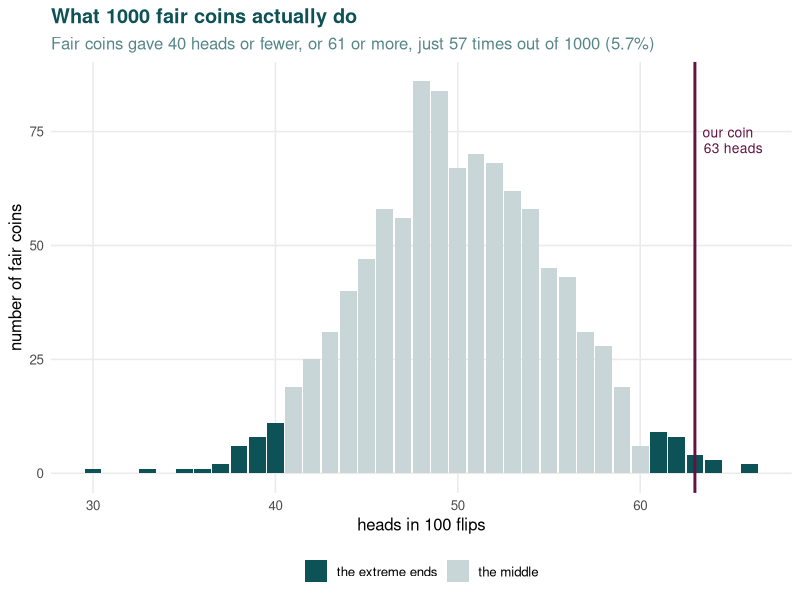
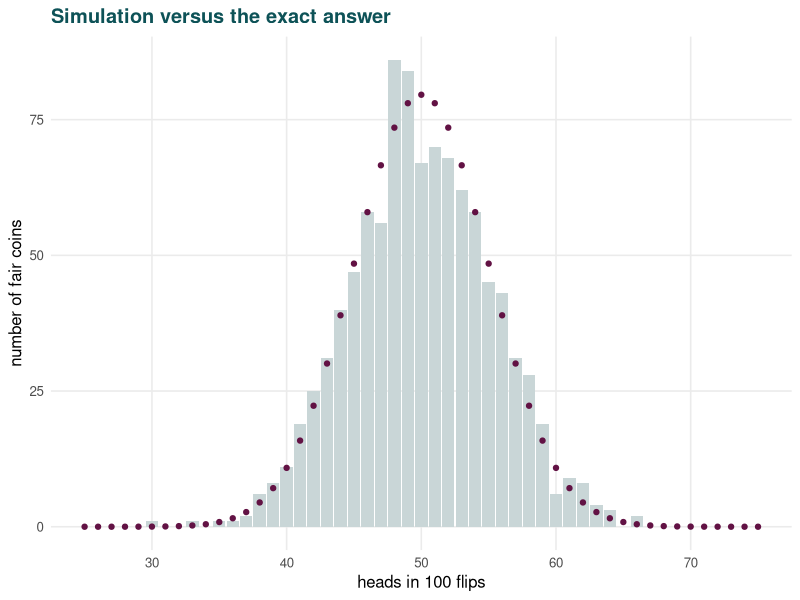
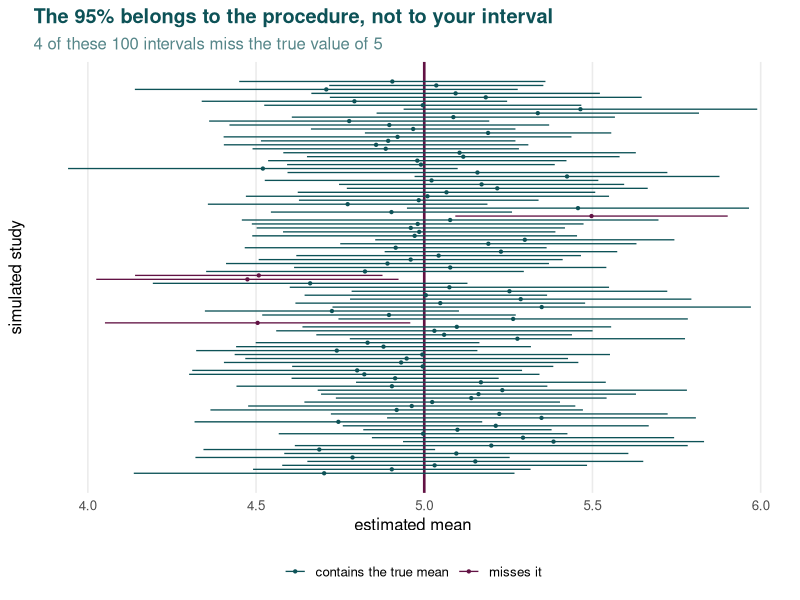
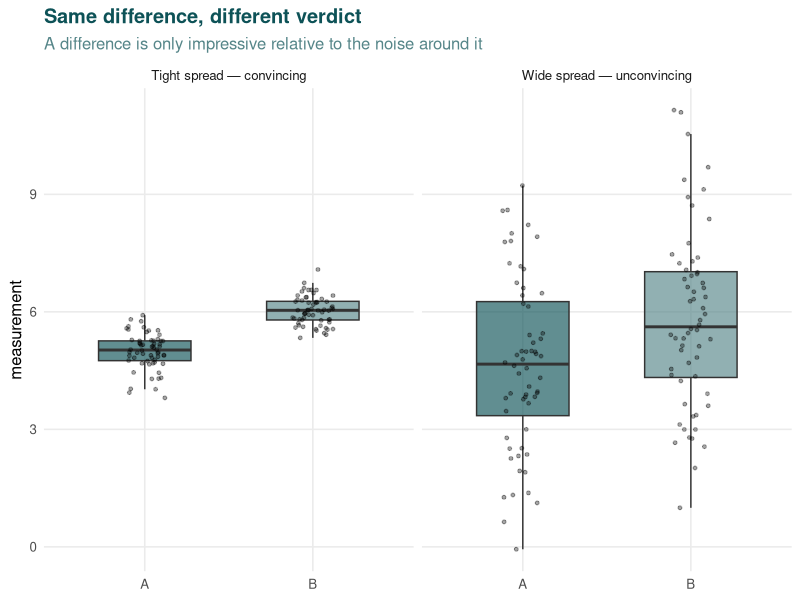
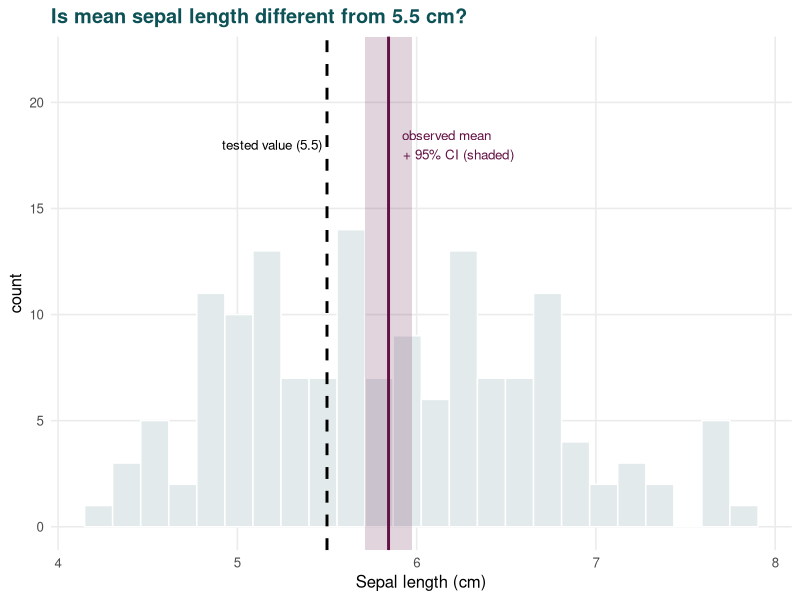
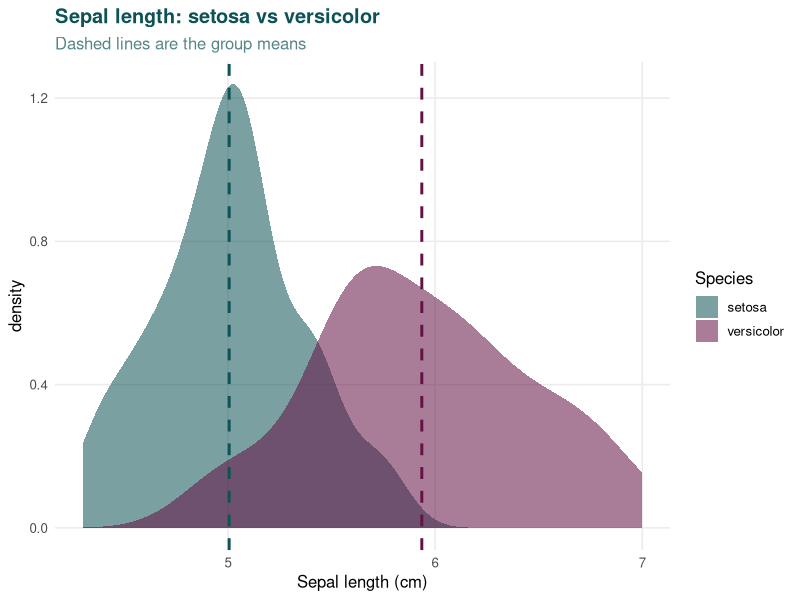
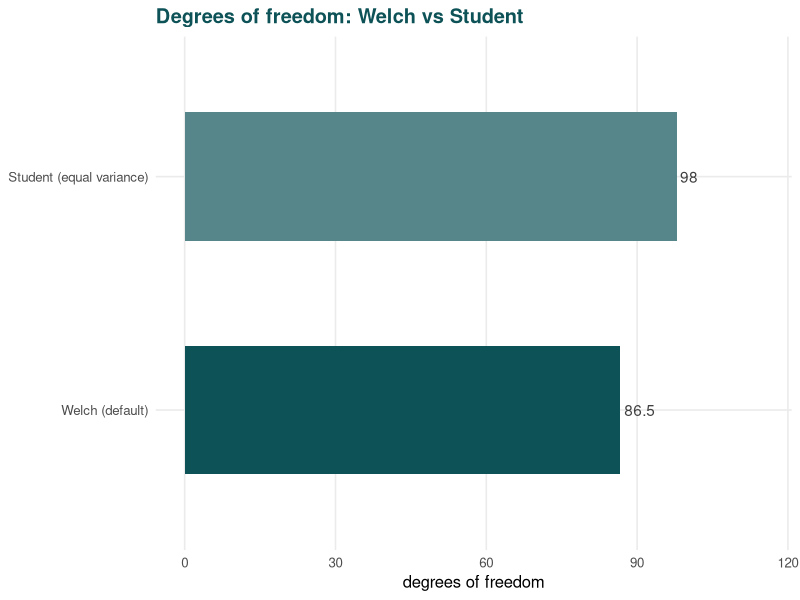
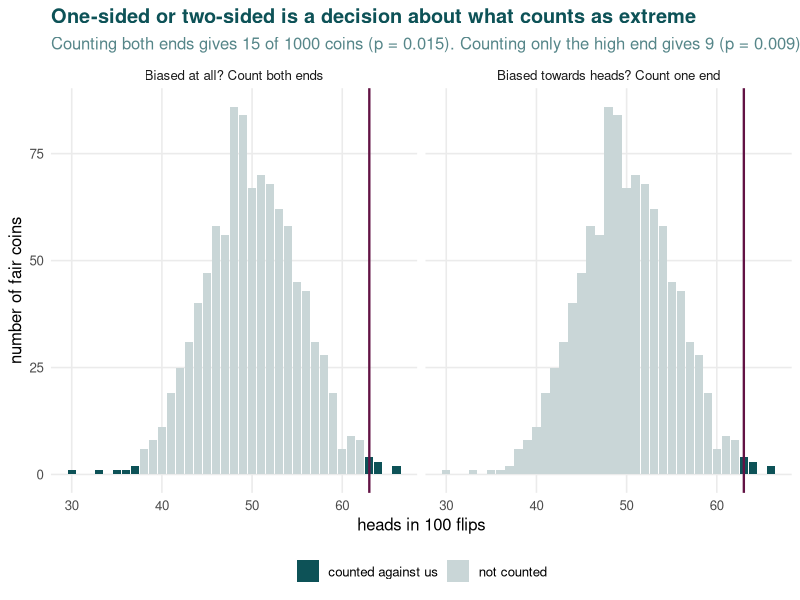

Source code (R) for these figures, in order:
## ---- chunk 1
#| label: setup
#| include: false
library(ggplot2)
library(dplyr)
library(tidyr)
library(broom)
library(knitr)

knitr::opts_chunk$set(echo = knitr::is_html_output())

theme_set(
  theme_minimal(base_size = 12) +
    theme(
      plot.title    = element_text(face = "bold", colour = "#0D5257"),
      plot.subtitle = element_text(colour = "#568689"),
      panel.grid.minor = element_blank()
    )
)

teal   <- "#0D5257"
mid    <- "#568689"
pale   <- "#E2EAEB"
accent <- "#621244"
trio   <- c("#0D5257", "#568689", "#621244")

# The clean, built-in copy - identical to the course data once the `Setosi`
# typo has been corrected
iris <- datasets::iris

# --- small helpers so the tables below read consistently -------------------

fmt_p <- function(p) {
  ifelse(p < 0.001, "< 0.001", sprintf("%.3f", p))
}

# Pull the useful parts out of any t-test into one tidy row
t_row <- function(tt, label) {
  est <- if (length(tt$estimate) == 2) {
    unname(tt$estimate[1] - tt$estimate[2])
  } else {
    unname(tt$estimate)
  }
  data.frame(
    Comparison        = label,
    Estimate          = round(est, 3),
    `Lower 95%`       = round(tt$conf.int[1], 3),
    `Upper 95%`       = round(tt$conf.int[2], 3),
    `t`               = round(unname(tt$statistic), 2),
    `df`              = round(unname(tt$parameter), 1),
    `p-value`         = fmt_p(tt$p.value),
    check.names = FALSE,
    row.names = NULL
  )
}
## ---- chunk 2
#| label: fig-pvalue
#| fig-height: 3.9
#| fig-cap: "One thousand coins we know to be fair, each flipped 100 times. Every bar counts how many of those coins gave that many heads. The shaded bars at each end are the most extreme 5% of fair-coin results."
set.seed(4)

n_coins  <- 1000   # fair coins to test
n_flips  <- 100    # flips each
observed <- 63     # heads from the suspect coin

# Flip 1000 coins we KNOW are fair, 100 times each, and count the heads.
# sample() picks a 0 or a 1 for each flip; summing them counts the heads.
fair_heads <- replicate(n_coins, sum(sample(c(0, 1), n_flips, replace = TRUE)))

# The 25 highest and 25 lowest results mark off the most extreme 5%
sorted_heads <- sort(fair_heads)
lo_cut <- sorted_heads[25]
hi_cut <- sorted_heads[n_coins - 24]
n_shaded <- sum(fair_heads <= lo_cut | fair_heads >= hi_cut)

# How often did a fair coin land at least as far from 50 as ours did?
p_emp <- mean(abs(fair_heads - 50) >= abs(observed - 50))

bars <- as.data.frame(table(heads = fair_heads), stringsAsFactors = FALSE)
bars$heads <- as.numeric(bars$heads)
bars$region <- ifelse(bars$heads <= lo_cut | bars$heads >= hi_cut,
                      "the extreme ends", "the middle")

ggplot(bars, aes(x = heads, y = Freq, fill = region)) +
  geom_col(width = 0.92) +
  geom_vline(xintercept = observed, colour = accent, linewidth = 1) +
  annotate("text", x = observed, y = max(bars$Freq) * 0.85,
           label = paste0("our coin\n", observed, " heads"),
           colour = accent, size = 3.5, hjust = -0.15, lineheight = 0.95) +
  scale_fill_manual(values = c("the extreme ends" = teal,
                               "the middle" = "#c9d6d7")) +
  labs(
    title = "What 1000 fair coins actually do",
    subtitle = sprintf(
      "Fair coins gave %d heads or fewer, or %d or more, just %d times out of 1000 (%.1f%%)",
      lo_cut, hi_cut, n_shaded, 100 * n_shaded / n_coins),
    x = "heads in 100 flips", y = "number of fair coins", fill = NULL
  ) +
  theme(legend.position = "bottom")
## ---- chunk 3
#| label: fig-binomial
#| fig-height: 3.4
#| fig-cap: "The bars are our 1000 simulated fair coins. The dots are what the binomial distribution says the answer is exactly. The simulation is a slightly lumpy version of the formula."
exact <- data.frame(heads = 25:75)
exact$expected <- n_coins * dbinom(exact$heads, size = n_flips, prob = 0.5)

ggplot(bars, aes(x = heads, y = Freq)) +
  geom_col(fill = "#c9d6d7", width = 0.92) +
  geom_point(data = exact, aes(x = heads, y = expected),
             colour = accent, size = 1.5) +
  labs(title = "Simulation versus the exact answer",
       x = "heads in 100 flips", y = "number of fair coins")
## ---- chunk 4
#| label: fig-coverage
#| fig-height: 6
#| fig-cap: "100 samples drawn from a population whose mean really is 5. Each horizontal line is one study's 95% confidence interval."
set.seed(2024)
n_sim <- 100
n_obs <- 20
mu    <- 5

sims <- do.call(rbind, lapply(seq_len(n_sim), function(i) {
  s  <- rnorm(n_obs, mean = mu, sd = 1)
  ci <- t.test(s)$conf.int
  data.frame(i = i, lo = ci[1], hi = ci[2], est = mean(s))
}))
sims$covers <- sims$lo <= mu & sims$hi >= mu

ggplot(sims, aes(y = i)) +
  geom_vline(xintercept = mu, colour = accent, linewidth = 0.9) +
  geom_linerange(aes(xmin = lo, xmax = hi, colour = covers), linewidth = 0.45) +
  geom_point(aes(x = est, colour = covers), size = 0.8) +
  scale_colour_manual(
    values = c("TRUE" = teal, "FALSE" = accent),
    labels = c("TRUE" = "contains the true mean", "FALSE" = "misses it"),
    breaks = c("TRUE", "FALSE")
  ) +
  labs(title = "The 95% belongs to the procedure, not to your interval",
       subtitle = sprintf("%d of these %d intervals miss the true value of %g",
                          sum(!sims$covers), n_sim, mu),
       x = "estimated mean", y = "simulated study", colour = NULL) +
  theme(legend.position = "bottom",
        axis.text.y = element_blank(),
        panel.grid.major.y = element_blank())
## ---- chunk 5
#| label: fig-signal-noise
#| fig-cap: "The same difference in means can be convincing or unconvincing depending entirely on the spread. Both panels have true means of 5 and 6./n (Remember that the central line in a box plot shows the *median* not the *mean*."
set.seed(42)
nn <- 60
tight <- data.frame(
  g = rep(c("A", "B"), each = nn),
  v = c(rnorm(nn, 5, 0.4), rnorm(nn, 6, 0.4)),
  panel = "Tight spread — convincing"
)
wide <- data.frame(
  g = rep(c("A", "B"), each = nn),
  v = c(rnorm(nn, 5, 2.5), rnorm(nn, 6, 2.5)),
  panel = "Wide spread — unconvincing"
)

ggplot(rbind(tight, wide), aes(x = g, y = v, fill = g)) +
  geom_boxplot(alpha = 0.65, outlier.shape = NA, width = 0.55) +
  geom_jitter(width = 0.12, alpha = 0.35, size = 1) +
  facet_wrap(~panel) +
  scale_fill_manual(values = c(teal, mid)) +
  labs(title = "Same difference, different verdict",
       subtitle = "A difference is only impressive relative to the noise around it",
       x = NULL, y = "measurement") +
  theme(legend.position = "none")
## ---- chunk 6
#| label: tbl-onesample
#| tbl-cap: "One-sample t-test of mean sepal length against 5.5 cm. The estimate here is the observed mean itself."
tt1 <- t.test(iris$Sepal.Length, mu = 5.5)
kable(t_row(tt1, "Mean sepal length vs 5.5 cm"), align = "lrrrrrr")
## ---- chunk 7
#| label: fig-onesample
#| fig-cap: "The observed mean and its confidence interval, against the value being tested."
ggplot(iris, aes(x = Sepal.Length)) +
  geom_histogram(bins = 24, fill = pale, colour = "white") +
  annotate("rect", xmin = tt1$conf.int[1], xmax = tt1$conf.int[2],
           ymin = -Inf, ymax = Inf, fill = accent, alpha = 0.18) +
  geom_vline(xintercept = 5.5, colour = "black", linewidth = 1, linetype = "dashed") +
  geom_vline(xintercept = mean(iris$Sepal.Length), colour = accent, linewidth = 1) +
  annotate("text", x = 5.5, y = 18, label = "tested value (5.5)",
           colour = "black", hjust = 1.05, size = 3.4) +
  annotate("text", x = mean(iris$Sepal.Length)+0.05, y = 18,
           label = "observed mean\n+ 95% CI (shaded)",
           colour = accent, hjust = -0.05, size = 3.4) +
  labs(title = "Is mean sepal length different from 5.5 cm?",
       x = "Sepal length (cm)", y = "count") + 
  ylim(c(0,22))
## ---- chunk 8
#| label: tbl-twosample
#| tbl-cap: "Two-sample t-test comparing mean sepal length between two species. The estimate is the difference between the group means."
two_species <- iris |>
  filter(Species %in% c("setosa", "versicolor")) |>
  droplevels()

tt2 <- t.test(Sepal.Length ~ Species, data = two_species)
kable(t_row(tt2, "setosa − versicolor"), align = "lrrrrrr")
## ---- chunk 9
#| label: fig-twosample
#| fig-cap: "The distributions barely overlap, which is what a very small p-value looks like."
ggplot(two_species, aes(x = Sepal.Length, fill = Species)) +
  geom_density(alpha = 0.55, colour = NA) +
  geom_vline(data = two_species |>
               group_by(Species) |>
               summarise(m = mean(Sepal.Length), .groups = "drop"),
             aes(xintercept = m, colour = Species),
             linewidth = 1, linetype = "dashed", show.legend = FALSE) +
  scale_fill_manual(values = c(teal, accent)) +
  scale_colour_manual(values = c(teal, accent)) +
  labs(title = "Sepal length: setosa vs versicolor",
       subtitle = "Dashed lines are the group means",
       x = "Sepal length (cm)", y = "density")
## ---- chunk 10
#| label: tbl-welch
#| tbl-cap: "The same comparison run both ways. The estimate and interval barely move; the degrees of freedom are the giveaway."
tt2s <- t.test(Sepal.Length ~ Species, data = two_species, var.equal = TRUE)
kable(rbind(
  t_row(tt2,  "Welch (default)"),
  t_row(tt2s, "Student (equal variance assumed)")
), align = "lrrrrrr")
## ---- chunk 11
#| label: fig-welch
#| fig-cap: "Welch's correction reduces the degrees of freedom, which widens the distribution slightly and makes the test appropriately more cautious."
data.frame(
  test = c("Welch (default)", "Student (equal variance)"),
  df   = c(unname(tt2$parameter), unname(tt2s$parameter))
) |>
  ggplot(aes(x = reorder(test, df), y = df, fill = test)) +
  geom_col(width = 0.55) +
  geom_text(aes(label = round(df, 1)), hjust = -0.15, colour = "grey25") +
  coord_flip() +
  scale_fill_manual(values = c(mid, teal)) +
  ylim(0, 115) +
  labs(title = "Degrees of freedom: Welch vs Student",
       x = NULL, y = "degrees of freedom") +
  theme(legend.position = "none")
## ---- chunk 12
#| label: fig-sided
#| fig-height: 3.7
#| fig-cap: "The very same 1000 fair coins from earlier. The only thing that changes is which results you are allowed to count against yours."
# Reuses `fair_heads` and `observed` from the p-value figure above, so these are
# literally the same 1000 fair coins
gap <- abs(observed - 50)

lev <- c("Biased at all? Count both ends",
         "Biased towards heads? Count one end")

sided <- rbind(
  transform(bars, panel = lev[1], hit = abs(heads - 50) >= gap),
  transform(bars, panel = lev[2], hit = heads >= observed)
)
sided$panel <- factor(sided$panel, levels = lev)
sided$counted <- ifelse(sided$hit, "counted against us", "not counted")

n_two <- sum(abs(fair_heads - 50) >= gap)
n_one <- sum(fair_heads >= observed)
n_all <- length(fair_heads)

ggplot(sided, aes(x = heads, y = Freq, fill = counted)) +
  geom_col(width = 0.92) +
  geom_vline(xintercept = observed, colour = accent, linewidth = 0.8) +
  facet_wrap(~panel) +
  scale_fill_manual(values = c("counted against us" = teal,
                               "not counted" = "#c9d6d7")) +
  labs(
    title = "One-sided or two-sided is a decision about what counts as extreme",
    subtitle = sprintf(
      "Counting both ends gives %d of %d coins (p = %.3f). Counting only the high end gives %d (p = %.3f).",
      n_two, n_all, n_two / n_all, n_one, n_one / n_all),
    x = "heads in 100 flips", y = "number of fair coins", fill = NULL
  ) +
  theme(legend.position = "bottom")
## ---- chunk 13
#| label: fig-paired
#| fig-cap: "Left: treating the groups as unrelated hides the pattern. Right: joining each patient's two measurements shows that nearly every individual improved."
p1 <- ggplot(sleep, aes(x = group, y = extra, fill = group)) +
  geom_boxplot(alpha = 0.6, width = 0.5, outlier.shape = NA) +
  geom_jitter(width = 0.08, size = 2, alpha = 0.7) +
  scale_fill_manual(values = c(teal, mid)) +
  labs(title = "Ignoring the pairing", x = "drug", y = "extra hours of sleep") +
  theme(legend.position = "none")

p2 <- ggplot(sleep, aes(x = group, y = extra)) +
  geom_line(aes(group = ID), colour = "grey65") +
  geom_point(aes(colour = group), size = 2.5) +
  scale_colour_manual(values = c(teal, mid)) +
  labs(title = "Respecting the pairing", x = "drug", y = NULL) +
  theme(legend.position = "none")

patchwork_available <- requireNamespace("patchwork", quietly = TRUE)
if (patchwork_available) {
  print(patchwork::wrap_plots(p1, p2, nrow = 1))
} else {
  print(p1); print(p2)
}
## ---- chunk 14
sleep_wide <- sleep %>%
  pivot_wider(values_from = extra,
              names_from = group)

colnames(sleep_wide) <- c("ID", "drug_1", "drug_2")

#| label: tbl-paired
#| tbl-cap: "Identical numbers, analysed two ways. Pairing turns an unconvincing result into a clear one."
kable(rbind(
  t_row(t.test(sleep_wide$drug_1, sleep_wide$drug_2, data = sleep_wide, paired = TRUE),  "Paired (correct here)"),
  t_row(t.test(sleep_wide$drug_1, sleep_wide$drug_2, data = sleep_wide, paired = FALSE), "Unpaired (ignores patient)")
), align = "lrrrrrr")
## ---- chunk 15
#| label: fig-qq
#| fig-height: 3.6
#| fig-cap: "Three qq plots. Left: a single species, behaving itself. Middle: the same measurement pooled across all three species — the S-shape is the mixture, not a problem with the data. Right: genuinely skewed data."
set.seed(7)

qq_dat <- rbind(
  data.frame(value = iris$Sepal.Length[iris$Species == "setosa"],
             which = "1. One species — normal"),
  data.frame(value = iris$Sepal.Length,
             which = "2. All three pooled — a mixture"),
  data.frame(value = rexp(150, rate = 0.4),
             which = "3. Skewed data — not normal")
)

ggplot(qq_dat, aes(sample = value)) +
  stat_qq(colour = teal, alpha = 0.55, size = 1.3) +
  stat_qq_line(colour = accent, linewidth = 0.8) +
  facet_wrap(~which, scales = "free", nrow = 1) +
  labs(title = "Reading a qq plot",
       x = "expected if normal", y = "observed value")
## ---- chunk 16
#| label: fig-ranks
#| fig-cap: "Ranking pulls extreme values back into line. The outlier at 40 becomes simply 'the largest', which is why rank-based tests are robust to it."
set.seed(3)
raw <- c(rnorm(11, 10, 1.5), 40)
rk  <- data.frame(
  value = c(raw, rank(raw)),
  panel = rep(c("Original values", "Ranks"), each = 12),
  y = 1
)

ggplot(rk, aes(x = value, y = y)) +
  geom_point(colour = teal, size = 3, alpha = 0.75) +
  facet_wrap(~panel, scales = "free_x", ncol = 1) +
  labs(title = "What ranking does to an outlier", x = NULL, y = NULL) +
  theme(axis.text.y = element_blank(), panel.grid.major.y = element_blank())
## ---- chunk 17
#| label: fig-familywise
#| fig-cap: "Probability of at least one false positive when running multiple independent tests at the 5% level. By 14 comparisons it is more likely than not."
fw <- data.frame(n = 1:20)
fw$p <- 1 - 0.95^fw$n

ggplot(fw, aes(n, p)) +
  geom_hline(yintercept = 0.05, linetype = "dashed", colour = "grey55") +
  geom_line(colour = teal, linewidth = 1) +
  geom_point(colour = teal, size = 2) +
  annotate("text", x = 16.5, y = 0.10, label = "the 5% you thought you had",
           colour = "grey45", size = 3.3) +
  scale_y_continuous(labels = scales::percent_format(accuracy = 1),
                     limits = c(0, 1)) +
  labs(title = "The multiple comparisons problem",
       subtitle = "Three groups means three pairwise tests; ten groups means forty-five",
       x = "number of tests run", y = "chance of at least one false positive")
## ---- chunk 18
#| label: fig-anova
#| fig-cap: "ANOVA compares the spread of the group means around the grand mean (between-group) against the spread of points around their own group mean (within-group)."
grand <- mean(iris$Sepal.Length)
gm <- iris |>
  group_by(Species) |>
  summarise(m = mean(Sepal.Length), .groups = "drop")

set.seed(11)
iris_j <- iris
iris_j$xj <- as.numeric(iris_j$Species) + runif(nrow(iris_j), -0.18, 0.18)
iris_j <- left_join(iris_j, gm, by = "Species")

ggplot(iris_j, aes(x = xj, y = Sepal.Length)) +
  geom_segment(aes(xend = xj, yend = m), colour = "grey80", linewidth = 0.3) +
  geom_point(aes(colour = Species), alpha = 0.6, size = 1.6) +
  geom_hline(yintercept = grand, linetype = "dashed", colour = accent, linewidth = 0.9) +
  geom_segment(data = gm,
               aes(x = as.numeric(Species) - 0.3, xend = as.numeric(Species) + 0.3,
                   y = m, yend = m),
               colour = "grey20", linewidth = 1.1, inherit.aes = FALSE) +
  annotate("text", x = 0, y = grand, label = "grand mean",
           colour = accent, size = 3.3, hjust = 0, vjust = -0.6) +
  scale_x_continuous(breaks = 1:3, labels = levels(iris$Species)) +
  scale_colour_manual(values = trio) +
  labs(title = "What ANOVA is actually comparing",
       subtitle = "Grey lines = within-group variation. \nDistance of black bars from the dashed line = between-group variation",
       x = NULL, y = "Sepal length (cm)") +
  theme(legend.position = "none") 
## ---- chunk 19
#| label: tbl-anova
#| tbl-cap: "ANOVA of sepal length across the three species. `Species` is the between-group row; `Residuals` is the within-group variation left over."
iris_aov <- aov(Sepal.Length ~ Species, data = iris)

tidy(iris_aov) |>
  transmute(
    Source       = ifelse(term == "Species", "Between species", "Within species (residual)"),
    df           = df,
    `Sum of sq`  = round(sumsq, 2),
    `Mean sq`    = round(meansq, 3),
    `F`          = ifelse(is.na(statistic), "", sprintf("%.1f", statistic)),
    `p-value`    = ifelse(is.na(p.value), "", fmt_p(p.value))
  ) |>
  kable(align = "lrrrrr")
## ---- chunk 20
#| label: tbl-tukey
#| tbl-cap: "Tukey pairwise comparisons. Every interval is clear of zero, so all three species differ from each other."
tk <- as.data.frame(TukeyHSD(iris_aov)$Species)
tk$comparison <- rownames(tk)

tk |>
  transmute(
    Comparison  = gsub("-", " − ", comparison, fixed = TRUE),
    Difference  = round(diff, 3),
    `Lower 95%` = round(lwr, 3),
    `Upper 95%` = round(upr, 3),
    `p (adjusted)` = fmt_p(`p adj`)
  ) |>
  kable(align = "lrrrr")
## ---- chunk 21
#| label: fig-tukey
#| fig-cap: "Any interval clear of the dashed zero line is a difference worth believing. All three are the same width here because the groups are equal sizes."
ggplot(tk, aes(x = diff, y = comparison)) +
  geom_vline(xintercept = 0, linetype = "dashed", colour = accent, linewidth = 0.9) +
  geom_linerange(aes(xmin = lwr, xmax = upr), colour = mid, linewidth = 1.2) +
  geom_point(colour = teal, size = 3.5) +
  geom_text(aes(label = round(diff, 2)), vjust = -1.1, colour = "grey30", size = 3.3) +
  labs(title = "Which species actually differ?",
       subtitle = "Difference in mean sepal length, with family-wise 95% intervals",
       x = "difference (cm)", y = NULL)
## ---- chunk 22
#| label: tbl-observed
#| tbl-cap: "Observed counts: car transmission type against number of cylinders, with row and column totals."
mtcars_tab <- table(
  Transmission = ifelse(mtcars$am == 1, "Manual", "Automatic"),
  Cylinders    = mtcars$cyl
)
kable(as.data.frame.matrix(addmargins(mtcars_tab)), align = "rrrr")
## ---- chunk 23
#| label: tbl-expected-margins
#| tbl-cap: "Expected counts if transmission and cylinder count were unrelated. Note the margins are identical to the observed table — that is the point."
cs <- suppressWarnings(chisq.test(mtcars_tab))
kable(round(as.data.frame.matrix(addmargins(as.table(cs$expected))), 2),
      align = "rrrr")
## ---- chunk 24
#| label: tbl-pct
#| tbl-cap: "If the two variables were unrelated, the percentage of manual cars would be the same in every column. It is not remotely the same."
pct <- prop.table(mtcars_tab, margin = 2) * 100
overall <- 100 * sum(mtcars_tab["Manual", ]) / sum(mtcars_tab)

data.frame(
  Cylinders                 = colnames(mtcars_tab),
  `Cars in group`           = as.integer(colSums(mtcars_tab)),
  `% manual observed`       = sprintf("%.1f%%", pct["Manual", ]),
  `% manual if unrelated`   = sprintf("%.1f%%", overall),
  check.names = FALSE
) |>
  kable(align = "rrrr")
## ---- chunk 25
#| label: fig-chisq
#| fig-cap: "Observed counts against those expected if transmission and cylinder count were unrelated. Chi-squared measures the total size of those gaps."
obs <- as.data.frame(mtcars_tab)
names(obs) <- c("am", "cyl", "n")
obs$type <- "Observed"

exp_df <- as.data.frame(as.table(cs$expected))
names(exp_df) <- c("am", "cyl", "n")
exp_df$type <- "Expected if unrelated"

ggplot(rbind(obs, exp_df), aes(x = cyl, y = n, fill = type)) +
  geom_col(position = position_dodge(width = 0.8), width = 0.7) +
  facet_wrap(~am) +
  scale_fill_manual(values = c(pale, teal)) +
  labs(title = "Observed vs expected counts",
       x = "cylinders", y = "number of cars", fill = NULL) +
  theme(legend.position = "bottom")
## ---- chunk 26
#| label: tbl-contrib
#| tbl-cap: "Each cell's contribution to the chi-squared statistic. The four-cylinder column dominates, which matches what the percentages showed."
contrib <- cs$residuals^2

kable(round(as.data.frame.matrix(addmargins(as.table(contrib))), 2),
      align = "rrrr")
## ---- chunk 27
#| label: tbl-expected
#| tbl-cap: "The expected counts again, with any cell below 5 flagged. These are the cells that make the chi-squared approximation unreliable here."
exp_flag <- round(as.data.frame.matrix(cs$expected), 2)
exp_flag[] <- lapply(exp_flag, function(col) {
  ifelse(col < 5, paste0(sprintf("%.2f", col), " ⚠"), sprintf("%.2f", col))
})
kable(exp_flag, align = "rrr")
## ---- chunk 28
#| label: tbl-chisq-fisher
#| tbl-cap: "The same table tested two ways. Fisher's exact test computes the probability directly instead of approximating it, so it stays valid with small counts."
ft <- fisher.test(mtcars_tab)

data.frame(
  Test      = c("Chi-squared (approximate)", "Fisher's exact"),
  Statistic = c(sprintf("%.2f", unname(cs$statistic)), "—"),
  df        = c(as.character(unname(cs$parameter)), "—"),
  `p-value` = c(fmt_p(cs$p.value), fmt_p(ft$p.value)),
  check.names = FALSE
) |>
  kable(align = "lrrr")
## ---- chunk 29
#| label: fig-corr-scale
#| fig-cap: "What different correlation coefficients actually look like."
set.seed(19)
mk_cor <- function(r, n = 120) {
  x1 <- rnorm(n); x2 <- rnorm(n)
  y  <- r * x1 + sqrt(max(0, 1 - r^2)) * x2
  data.frame(x = x1, y = y,
             lab = paste0("r = ", sprintf("%.2f", cor(x1, y))))
}
cors <- do.call(rbind, lapply(c(-0.9, -0.4, 0, 0.4, 0.9, 0.99), mk_cor))
cors$lab <- factor(cors$lab, levels = unique(cors$lab))

ggplot(cors, aes(x, y)) +
  geom_point(colour = teal, alpha = 0.5, size = 1.3) +
  facet_wrap(~lab, nrow = 2) +
  labs(title = "A tour of correlation coefficients", x = NULL, y = NULL) +
  theme(axis.text = element_blank())
## ---- chunk 30
#| label: fig-anscombe
#| fig-cap: "Anscombe's quartet. Identical summary statistics, wildly different data. Only the first is a sensible candidate for a correlation coefficient."
ans <- data.frame(
  set = rep(paste("Dataset", 1:4), each = 11),
  x = c(anscombe$x1, anscombe$x2, anscombe$x3, anscombe$x4),
  y = c(anscombe$y1, anscombe$y2, anscombe$y3, anscombe$y4)
)

ans_lab <- ans |>
  group_by(set) |>
  summarise(r = cor(x, y), .groups = "drop") |>
  mutate(lab = paste0("r = ", sprintf("%.2f", r)))

ggplot(ans, aes(x, y)) +
  geom_smooth(method = "lm", se = FALSE, colour = accent, linewidth = 0.8) +
  geom_point(colour = teal, size = 2.2, alpha = 0.85) +
  geom_text(data = ans_lab, aes(x = 12.5, y = 4.5, label = lab),
            inherit.aes = FALSE, colour = "grey30", size = 3.4) +
  facet_wrap(~set) +
  labs(title = "Why you plot your data first",
       subtitle = "All four have the same correlation and the same fitted line")
## ---- chunk 31
#| label: fig-pearson-spearman
#| fig-cap: "A perfectly monotonic but curved relationship. Pearson under-reports it because it is not a straight line; Spearman sees it clearly."
set.seed(5)
cd <- data.frame(x = 1:60)
cd$y <- exp(cd$x / 12) + rnorm(60, sd = 1.2)

ggplot(cd, aes(x, y)) +
  geom_point(colour = teal, alpha = 0.75, size = 2) +
  geom_smooth(method = "lm", se = FALSE, colour = accent, linewidth = 0.8) +
  labs(title = "A relationship a straight line cannot capture",
       x = NULL, y = NULL)
## ---- chunk 32
#| label: tbl-corr
#| tbl-cap: "The same curved data measured both ways. Spearman is close to 1 because the relationship is perfectly increasing, even though it is not a straight line."
cp <- cor.test(cd$x, cd$y, method = "pearson")
csp <- suppressWarnings(cor.test(cd$x, cd$y, method = "spearman"))

data.frame(
  Method        = c("Pearson (linear)", "Spearman (rank)"),
  Coefficient   = c(sprintf("%.3f", unname(cp$estimate)),
                    sprintf("%.3f", unname(csp$estimate))),
  `p-value`     = c(fmt_p(cp$p.value), fmt_p(csp$p.value)),
  check.names = FALSE
) |>
  kable(align = "lrr")
## ---- chunk 33
#| label: fig-regression
#| fig-cap: "The fitted line is the one that makes the total of the squared vertical distances (grey) as small as possible. Those distances are the residuals."
iris_lm  <- lm(Petal.Length ~ Sepal.Length, data = iris)
iris_fit <- iris
iris_fit$pred <- predict(iris_lm)

ggplot(iris_fit, aes(Sepal.Length, Petal.Length)) +
  geom_segment(aes(xend = Sepal.Length, yend = pred),
               colour = "grey75", linewidth = 0.4) +
  geom_point(colour = teal, alpha = 0.6, size = 1.8) +
  geom_line(aes(y = pred), colour = accent, linewidth = 1.1) +
  labs(title = "Least squares",
       subtitle = sprintf("Slope: %.2f cm of petal length per cm of sepal length",
                          coef(iris_lm)[2]),
       x = "Sepal length (cm)", y = "Petal length (cm)")
## ---- chunk 34
#| label: tbl-regression
#| tbl-cap: "Regression of petal length on sepal length."
tidy(iris_lm, conf.int = TRUE) |>
  transmute(
    Term        = ifelse(term == "(Intercept)", "Intercept", "Sepal length"),
    Estimate    = round(estimate, 3),
    `Std error` = round(std.error, 3),
    `Lower 95%` = round(conf.low, 3),
    `Upper 95%` = round(conf.high, 3),
    `p-value`   = fmt_p(p.value)
  ) |>
  kable(align = "lrrrrr")
## ---- chunk 35
#| label: tbl-regression2
#| tbl-cap: "Adding species to the model. `setosa` is the baseline, so the other two rows are differences relative to it."
iris_lm2 <- lm(Petal.Length ~ Sepal.Length + Species, data = iris)

tidy(iris_lm2, conf.int = TRUE) |>
  transmute(
    Term = recode(term,
                  "(Intercept)"       = "Intercept (setosa)",
                  "Sepal.Length"      = "Sepal length",
                  "Speciesversicolor" = "versicolor vs setosa",
                  "Speciesvirginica"  = "virginica vs setosa"),
    Estimate    = round(estimate, 3),
    `Lower 95%` = round(conf.low, 3),
    `Upper 95%` = round(conf.high, 3),
    `p-value`   = fmt_p(p.value)
  ) |>
  kable(align = "lrrrr")
## ---- chunk 36
#| label: fig-regression-species
#| fig-cap: "Left: one line for everyone. Right: a separate line per species — each much shallower than the overall line."
q1 <- ggplot(iris, aes(Sepal.Length, Petal.Length)) +
  geom_point(alpha = 0.55, colour = teal, size = 1.7) +
  geom_smooth(method = "lm", se = FALSE, colour = accent) +
  labs(title = "Ignoring species", x = "Sepal length (cm)", y = "Petal length (cm)")

q2 <- ggplot(iris, aes(Sepal.Length, Petal.Length, colour = Species)) +
  geom_point(alpha = 0.7, size = 1.7) +
  geom_smooth(method = "lm", se = FALSE) +
  scale_colour_manual(values = trio) +
  labs(title = "Splitting by species", x = "Sepal length (cm)", y = NULL) +
  theme(legend.position = "bottom")

if (patchwork_available) {
  print(patchwork::wrap_plots(q1, q2, nrow = 1))
} else {
  print(q1); print(q2)
}
